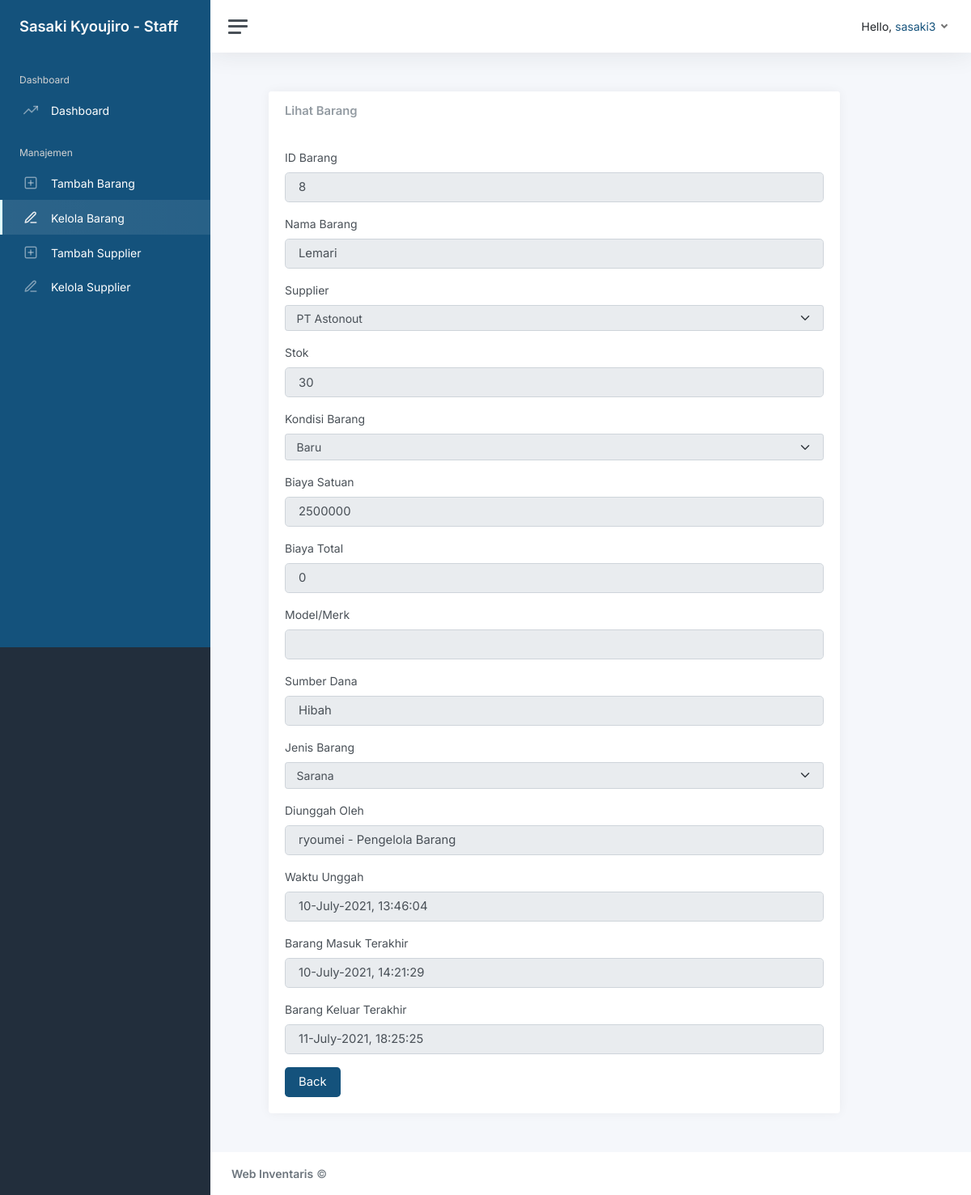
The page /Users/lihat_barang_page/8 (signed in) on the database its author committed.
### tables this page shows
CREATE TABLE `tb_barang` (
  `id_barang` int(11) NOT NULL,
  `nama_barang` varchar(50) NOT NULL,
  `supplier` varchar(50) NOT NULL,
  `stok` int(50) NOT NULL,
  `kondisi` enum('Baru','Bekas') NOT NULL,
  `biaya_stn` int(50) NOT NULL,
  `biaya_total` int(50) NOT NULL,
  `sumber` varchar(50) NOT NULL,
  `jenis` enum('Sarana','Prasarana') NOT NULL,
  `diunggah` varchar(50) NOT NULL,
  `tanggal` datetime NOT NULL,
  `bm_terakhir` datetime DEFAULT NULL,
  `bk_terakhir` datetime DEFAULT NULL
);

### app/controllers/Users.php (called while the page is built, shortened)
<?php
class Users extends Controller
{
	public function __construct()
	{
		$this->barangModel = $this->model('Barang_model');
	}
    public function lihat_barang_page($id)
	{
		$data = [
			'title' => 'Lihat Barang | Staff',
			'dashboard' => '',
			'tambah_barang' => '',
			'kelola_barang' => 'active',
			'tambah_sup' => '',
			'kelola_sup' => '',
			'data_barang' => $this->barangModel->getAllDataByID($id)
		];
		$this->view('users/staff/lihat_barang', $data);
	}
}

### app/libraries/Core.php (called while the page is built, shortened)
<?php
class Core
{
	protected $method = 'index';
	protected $params = [];
	public function __construct()
	{
		$url = $this->getURL();
		if (isset($url[0])) {
			if (file_exists('../app/controllers/' . ucwords($url[0]) . '.php'))
			{
				unset($url[0]);
			}
		}
		$this->controller = new $this->controller;
		if (isset($url[1]))
		{
			if (method_exists($this->controller, $url[1])) {
				$this->method = $url[1];
				unset($url[1]);
			}
		}
		if (!empty($url))
		{
			$this->params = array_values($url);
		}
		call_user_func_array([$this->controller, $this->method], $this->params);
	}
	public function getURL()
	{
		if (isset($_GET['url'])) {
			$url = rtrim($_GET['url'], '/');
			$url = filter_var($url, FILTER_SANITIZE_URL);
			$url = explode('/', $url);
			return $url;
		}
	}
}

### app/require.php (called while the page is built, shortened)
<?php
require_once 'libraries/Core.php';
require_once 'libraries/Controller.php';
require_once 'libraries/Database.php';
$init = new Core();

### public/index.php (called while the page is built, shortened)
<?php
require_once '../app/require.php';

### app/libraries/Database.php (called while the page is built, shortened)
<?php
    class Database {
        private $dbHost = DB_HOST;
        private $dbUser = DB_USER;
        private $dbPass = DB_PASS;
        private $dbName = DB_NAME;
        private $statement;
        private $dbHandler;
        public function __construct()
        {
            $conn = 'mysql:host=' . $this->dbHost . ';dbname=' . $this->dbName;
            $options = array(
                PDO::ATTR_PERSISTENT => true,
                PDO::ATTR_ERRMODE => PDO::ERRMODE_EXCEPTION
            );
            try
            {
                $this->dbHandler = new PDO($conn, $this->dbUser, $this->dbPass, $options);
            } catch (PDOException $e) {
                $this->error = $e->getMessage();
                echo $this->error;
            }
        }
        public function query($sql)
        {
            $this->statement = $this->dbHandler->prepare($sql);
        }
        public function bind($parameter, $value, $type = null)
        {
            switch (is_null($type))
            {
                default:
                    $type = PDO::PARAM_STR;
            }
            $this->statement->bindValue($parameter, $value, $type);
        }
        public function execute()
        {
            return $this->statement->execute();
        }
        public function single()
        {
            $this->execute();
            return $this->statement->fetch(PDO::FETCH_OBJ);
        }
    }

### app/models/Barang_model.php (called while the page is built, shortened)
<?php
class Barang_model
{
	private $db;
    public function __construct() {
        $this->db = new Database;
    }
    public function getAllDataByID($id)
    {
        $this->db->query('SELECT * FROM tb_barang WHERE id_barang = :id_barang');
        $this->db->bind(':id_barang', $id);
        $row = $this->db->single();
        return $row;
    }
}

### app/views/users/staff/lihat_barang.php (the view)
<main class="content">
  <div class="container row">
    <div class="col-12 col-sm-11 justify-content-center">
      <div class="card">
        <div class="card-header">
          <h5 class="card-title mb-0">Lihat Barang</h5>
        </div>
        <div class="card-body">
          <form>
            <div class="mb-3">
              <label class="form-label">ID Barang</label>
              <input type="text" class="form-control form-control-lg" name="id_barang" value="<?php echo $data['data_barang']->id_barang ?>" readonly>
            </div>
            <div class="mb-3">
              <label class="form-label">Nama Barang</label>
              <input type="text" class="form-control form-control-lg" name="nama_barang" value="<?php echo $data['data_barang']->nama_barang ?>" readonly>
            </div>
            <div class="mb-3">
              <label class="form-label">Supplier</label>
              <select name="supplier" class="form-select mb-3" disabled>
                <option value="<?php echo $data['data_barang']->supplier ?>" selected><?php echo $data['data_barang']->supplier ?></option>
              </select>
            </div>
            <div class="mb-3">
              <label class="form-label">Stok</label>
              <input type="number" class="form-control form-control-lg" name="stok" value="<?php echo $data['data_barang']->stok ?>" readonly>
            </div>
            <div class="mb-3">
              <label class="form-label">Kondisi Barang</label>
              <select name="kondisi" class="form-select mb-3" disabled>
                <option value="<?php echo $data['data_barang']->kondisi ?>" selected><?php echo $data['data_barang']->kondisi ?></option>
              </select>
            </div>
            <div class="mb-3">
              <label class="form-label">Biaya Satuan</label>
              <input type="number" class="form-control form-control-lg" name="biaya_stn" value="<?php echo $data['data_barang']->biaya_stn ?>" readonly>
            </div>
            <div class="mb-3">
              <label class="form-label">Biaya Total</label>
              <input type="number" class="form-control form-control-lg" name="biaya_total" value="<?php echo $data['data_barang']->biaya_total ?>" readonly>
            </div>
            <div class="mb-3">
              <label class="form-label">Model/Merk</label>
              <input type="text" class="form-control form-control-lg" name="merk" value="<?php echo $data['data_barang']->merk ?>" readonly>
            </div>
            <div class="mb-3">
              <label class="form-label">Sumber Dana</label>
              <input type="text" class="form-control form-control-lg" name="sumber" value="<?php echo $data['data_barang']->sumber ?>" readonly>
            </div>
            <div class="mb-3">
              <label class="form-label">Jenis Barang</label>
              <select name="jenis" class="form-select mb-3" disabled>
                <option value="<?php echo $data['data_barang']->jenis ?>" selected><?php echo $data['data_barang']->jenis ?></option>
              </select>
            </div>
            <div class="mb-3">
              <label class="form-label">Diunggah Oleh</label>
              <input type="text" class="form-control form-control-lg" name="diunggah" value="<?php echo $data['data_barang']->diunggah ?>" readonly>
            </div>
            <div class="mb-3">
              <label class="form-label">Waktu Unggah</label>
              <input type="text" class="form-control form-control-lg" name="tanggal" value="<?php echo date('d-F-Y, H:i:s', strtotime($data['data_barang']->tanggal)) ?>" readonly>
            </div>
            <div class="mb-3">
              <label class="form-label">Barang Masuk Terakhir</label>
              <input type="text" class="form-control form-control-lg" name="bm_terakhir" value="<?php if ($data['data_barang']->bm_terakhir != null) {
                echo date('d-F-Y, H:i:s', strtotime($data['data_barang']->bm_terakhir));
              }else echo "--Belum ada Barang Masuk--";  ?>" readonly>
            </div>
            <div class="mb-3">
              <label class="form-label">Barang Keluar Terakhir</label>
              <input type="text" class="form-control form-control-lg" name="bk_terakhir" value="<?php if ($data['data_barang']->bk_terakhir != null) {
                echo date('d-F-Y, H:i:s', strtotime($data['data_barang']->bk_terakhir));
              }else echo "--Belum ada Barang Keluar--";  ?>" readonly>
            </div>
          </form>
          <div class="text-start">
            <a href="<?php echo URLROOT . '/Users/kelola_barang_page' ?>"><button class="btn btn-lg bg-user text-white">Back</button></a>
          </div>
        </div>
      </div>
    </div>
  </div>
</main>

### public/css/custom_user.css (style rules this page uses)
.bg-user { background-color: #14527c !important; }

### rows shown on the page
tb_barang: id_barang "8", nama_barang "Lemari", supplier "PT Astonout", stok "30", kondisi "Baru", biaya_stn "2500000", biaya_total "0", sumber "Hibah", jenis "Sarana", diunggah "ryoumei - Pengelola Barang", tanggal "10-July-2021, 13:46:04", bm_terakhir "10-July-2021, 14:21:29", bk_terakhir "11-July-2021, 18:25:25"

### other values the page prints
$_SESSION['nama'] "Sasaki Kyoujiro"
$_SESSION['username'] "sasaki3"
